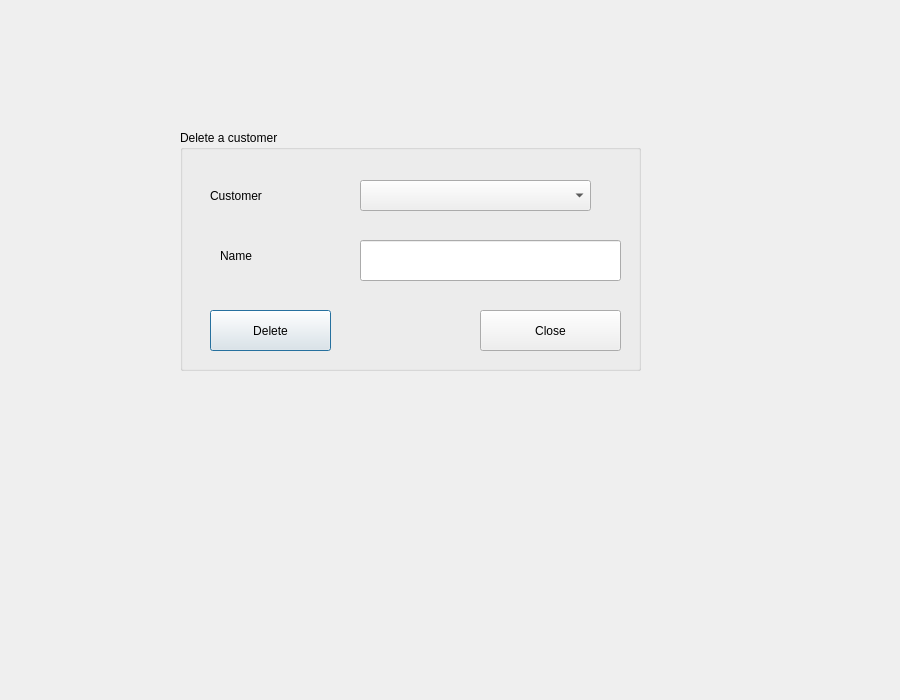
<?xml version="1.0" encoding="UTF-8"?>
<ui version="4.0">
 <class>Deletecustomer</class>
 <widget class="QDialog" name="Deletecustomer">
  <property name="geometry">
   <rect>
    <x>0</x>
    <y>0</y>
    <width>900</width>
    <height>700</height>
   </rect>
  </property>
  <property name="minimumSize">
   <size>
    <width>900</width>
    <height>700</height>
   </size>
  </property>
  <property name="maximumSize">
   <size>
    <width>900</width>
    <height>700</height>
   </size>
  </property>
  <property name="windowTitle">
   <string>Delete Customer</string>
  </property>
  <widget class="QGroupBox" name="groupBox">
   <property name="geometry">
    <rect>
     <x>180</x>
     <y>130</y>
     <width>461</width>
     <height>241</height>
    </rect>
   </property>
   <property name="title">
    <string>Delete a customer</string>
   </property>
   <widget class="QLabel" name="label">
    <property name="geometry">
     <rect>
      <x>30</x>
      <y>50</y>
      <width>111</width>
      <height>31</height>
     </rect>
    </property>
    <property name="text">
     <string>Customer</string>
    </property>
   </widget>
   <widget class="QComboBox" name="customerCombobox">
    <property name="geometry">
     <rect>
      <x>180</x>
      <y>50</y>
      <width>231</width>
      <height>31</height>
     </rect>
    </property>
   </widget>
   <widget class="QLabel" name="nameLabel">
    <property name="geometry">
     <rect>
      <x>40</x>
      <y>110</y>
      <width>81</width>
      <height>31</height>
     </rect>
    </property>
    <property name="text">
     <string>Name</string>
    </property>
   </widget>
   <widget class="QLineEdit" name="nameBox">
    <property name="geometry">
     <rect>
      <x>180</x>
      <y>110</y>
      <width>261</width>
      <height>41</height>
     </rect>
    </property>
   </widget>
   <widget class="QPushButton" name="deleteButton">
    <property name="geometry">
     <rect>
      <x>30</x>
      <y>180</y>
      <width>121</width>
      <height>41</height>
     </rect>
    </property>
    <property name="text">
     <string>Delete</string>
    </property>
   </widget>
   <widget class="QPushButton" name="closeButton">
    <property name="geometry">
     <rect>
      <x>300</x>
      <y>180</y>
      <width>141</width>
      <height>41</height>
     </rect>
    </property>
    <property name="text">
     <string>Close</string>
    </property>
   </widget>
  </widget>
 </widget>
 <resources/>
 <connections/>
</ui>
